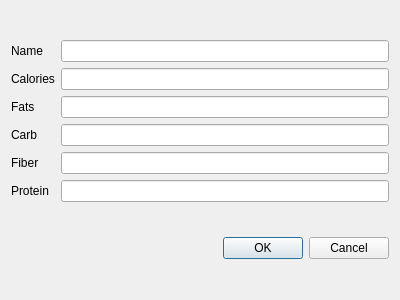
<?xml version="1.0" encoding="UTF-8"?>
<ui version="4.0">
 <class>Dialog</class>
 <widget class="QDialog" name="Dialog">
  <property name="geometry">
   <rect>
    <x>0</x>
    <y>0</y>
    <width>400</width>
    <height>300</height>
   </rect>
  </property>
  <property name="windowTitle">
   <string>Dialog</string>
  </property>
  <layout class="QVBoxLayout" name="verticalLayout">
   <item>
    <layout class="QGridLayout" name="gridLayout">
     <item row="1" column="0">
      <widget class="QLabel" name="labelCalories">
       <property name="text">
        <string>Calories</string>
       </property>
      </widget>
     </item>
     <item row="0" column="0">
      <widget class="QLabel" name="labelName">
       <property name="text">
        <string>Name</string>
       </property>
      </widget>
     </item>
     <item row="1" column="1">
      <widget class="QLineEdit" name="CatEdit"/>
     </item>
     <item row="2" column="0">
      <widget class="QLabel" name="labelFats">
       <property name="text">
        <string>Fats</string>
       </property>
      </widget>
     </item>
     <item row="4" column="1">
      <widget class="QLineEdit" name="FiberEdit"/>
     </item>
     <item row="4" column="0">
      <widget class="QLabel" name="labelFiber">
       <property name="text">
        <string>Fiber</string>
       </property>
      </widget>
     </item>
     <item row="3" column="0">
      <widget class="QLabel" name="labelCarb">
       <property name="text">
        <string>Carb</string>
       </property>
      </widget>
     </item>
     <item row="0" column="1">
      <widget class="QLineEdit" name="NameEdit"/>
     </item>
     <item row="2" column="1">
      <widget class="QLineEdit" name="FatEdit"/>
     </item>
     <item row="3" column="1">
      <widget class="QLineEdit" name="CarbEdit"/>
     </item>
     <item row="5" column="1">
      <widget class="QLineEdit" name="ProteinEdit"/>
     </item>
     <item row="5" column="0">
      <widget class="QLabel" name="labelProtein">
       <property name="text">
        <string>Protein</string>
       </property>
      </widget>
     </item>
    </layout>
   </item>
   <item>
    <widget class="QDialogButtonBox" name="buttonBox">
     <property name="orientation">
      <enum>Qt::Horizontal</enum>
     </property>
     <property name="standardButtons">
      <set>QDialogButtonBox::Cancel|QDialogButtonBox::Ok</set>
     </property>
    </widget>
   </item>
  </layout>
 </widget>
 <resources/>
 <connections>
  <connection>
   <sender>buttonBox</sender>
   <signal>accepted()</signal>
   <receiver>Dialog</receiver>
   <slot>accept()</slot>
   <hints>
    <hint type="sourcelabel">
     <x>248</x>
     <y>254</y>
    </hint>
    <hint type="destinationlabel">
     <x>157</x>
     <y>274</y>
    </hint>
   </hints>
  </connection>
  <connection>
   <sender>buttonBox</sender>
   <signal>rejected()</signal>
   <receiver>Dialog</receiver>
   <slot>reject()</slot>
   <hints>
    <hint type="sourcelabel">
     <x>316</x>
     <y>260</y>
    </hint>
    <hint type="destinationlabel">
     <x>286</x>
     <y>274</y>
    </hint>
   </hints>
  </connection>
 </connections>
</ui>
